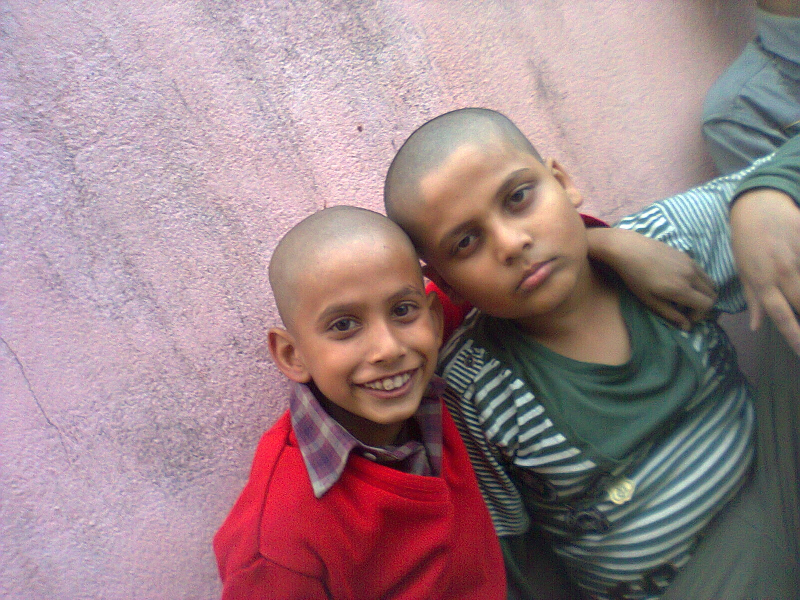
#> input picture Photo0100.jpg, 1600 x 1200 px (shown at 1/2 size)
$ python Opencv.py
#> lines starting #> are read from the running program, lines starting #| are printed output that depends on the picture; after the words box and inside, x2 and y2 are one past the last pixel; in counts of white or black regions, pixels touching at a corner belong together
import cv2

#https://github.com/Itseez/opencv/blob/master/data/haarcascades/haarcascade_frontalface_default.xml

#Create a cascadeClassifier object
face_cascade = cv2.CascadeClassifier("haarcascade_frontalface_default.xml")

img = cv2.imread("Photo0100.jpg")
#> img is the input picture: shape (1200, 1600, 3); mean B, G, R 137.9, 132.9, 158.5

#Convert to gray
gray_img = cv2.cvtColor(img,cv2.COLOR_BGR2GRAY)
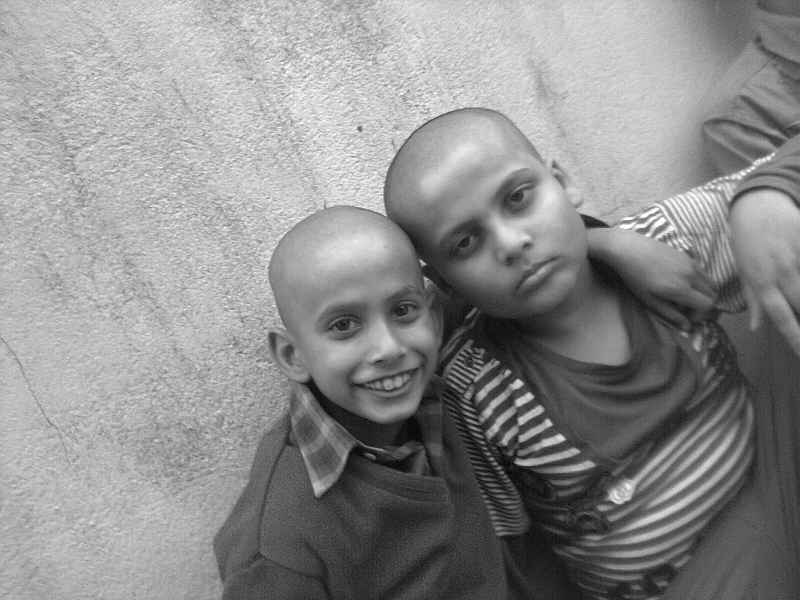
#> gray_img: shape (1200, 1600) (shown at 1/2 size); min 0, max 255, mean 141.1

#Detect the coordinates of face
faces = face_cascade.detectMultiScale(gray_img, scaleFactor = 1.05, minNeighbors=5)
#> faces = [[564, 488, 382, 382]]

#For rectangle around the face
for x,y,w,h in faces:
    img = cv2.rectangle(img, (x,y), (x+w,y+h),(0,255,0),3)
#> this loop made 1 pass
#> pass 1, `img = cv2.rectangle(img, (x,y), (x+w,y+h),(0,255,0),3)`:
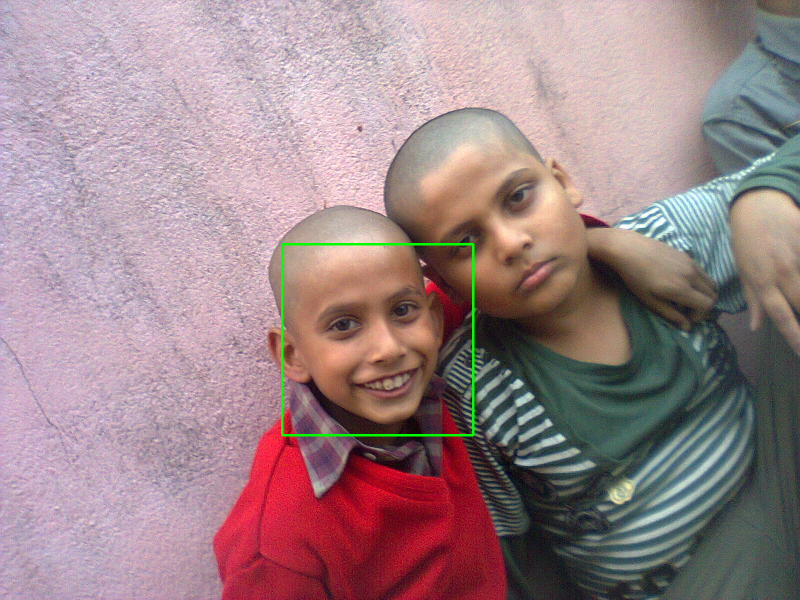
#> img: shape (1200, 1600, 3) (shown at 1/2 size); 0.4% of pixels changed, all inside (x1, y1, x2, y2) = (562, 486, 949, 873)
re_img = cv2.resize(img,(int(img.shape[1]/2),int(img.shape[0]/2)))
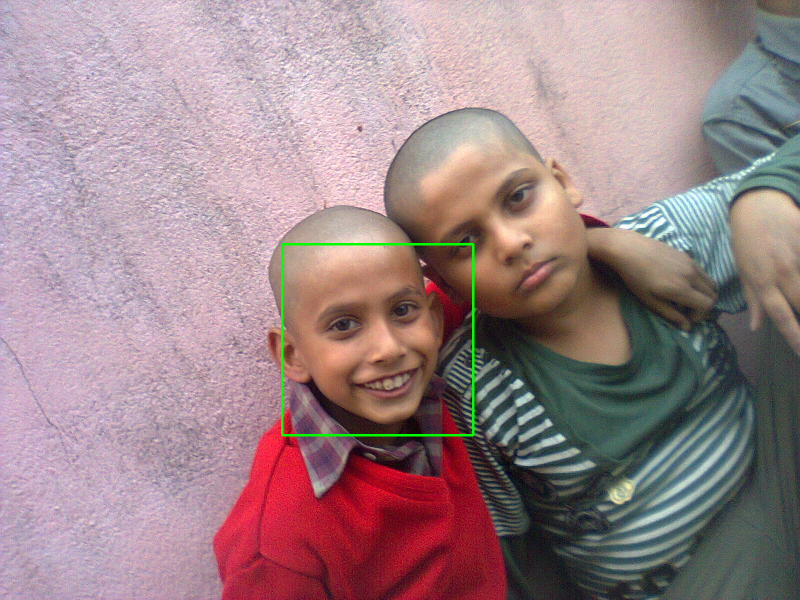
#> re_img: shape (600, 800, 3); mean B, G, R 137.7, 133.7, 158.1

cv2.imshow("OFOCN",re_img)

cv2.waitKey(0)

cv2.destroyAllWindows()

"""

img = cv2.imread("Photo0100.jpg")

face_cascade = cv2.CascadeClassifier("haarcascade_frontalface_default.xml")

gray_img = cv2.cvtColor(img,cv2.COLOR_BGR2GRAY)

face = face_cascade.detectMultiScale(gray_img, scaleFactor = 1.05, minNeighbors = 5)

for x,y,w,h in face:
    gray_Photo0100img = cv2.rectangle(img, (x,y),(x+w,y+h),(0,255,0),3)

re_img = cv2.resize(gray_img , (int(img.shape[1]/2),int(img.shape[0]/2)))

cv2.imshow("Prayag&ROMI",re_img)

cv2.waitKey(0)

cv2.destroyAllWindows()

"""

$ run again, with Image2025.jpg copied over Photo0100.jpg
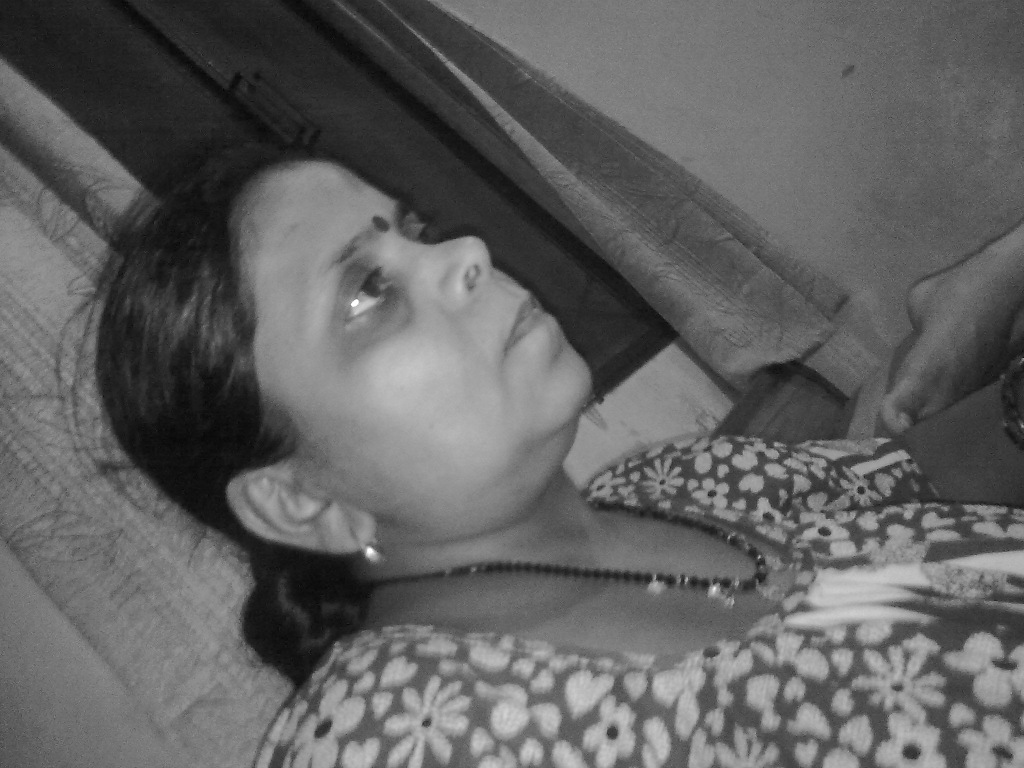
#> input picture Image2025.jpg, 2048 x 1536 px (shown at 1/2 size)
#> img is the input picture: shape (1536, 2048, 3); min 0, max 255, mean 97
#> faces = [[1231, 1414, 34, 34], [940, 1467, 34, 34], [1285, 1432, 49, 49], [1273, 941, 52, 52], [377, 533, 64, 64], [978, 1398, 66, 66], [1130, 1345, 70, 70], [1322, 874, 75, 75], [980, 1369, 98, 98]]
#> the loop `for x,y,w,h in faces:` made 9 passes
#> after the loop `for x,y,w,h in faces:`:
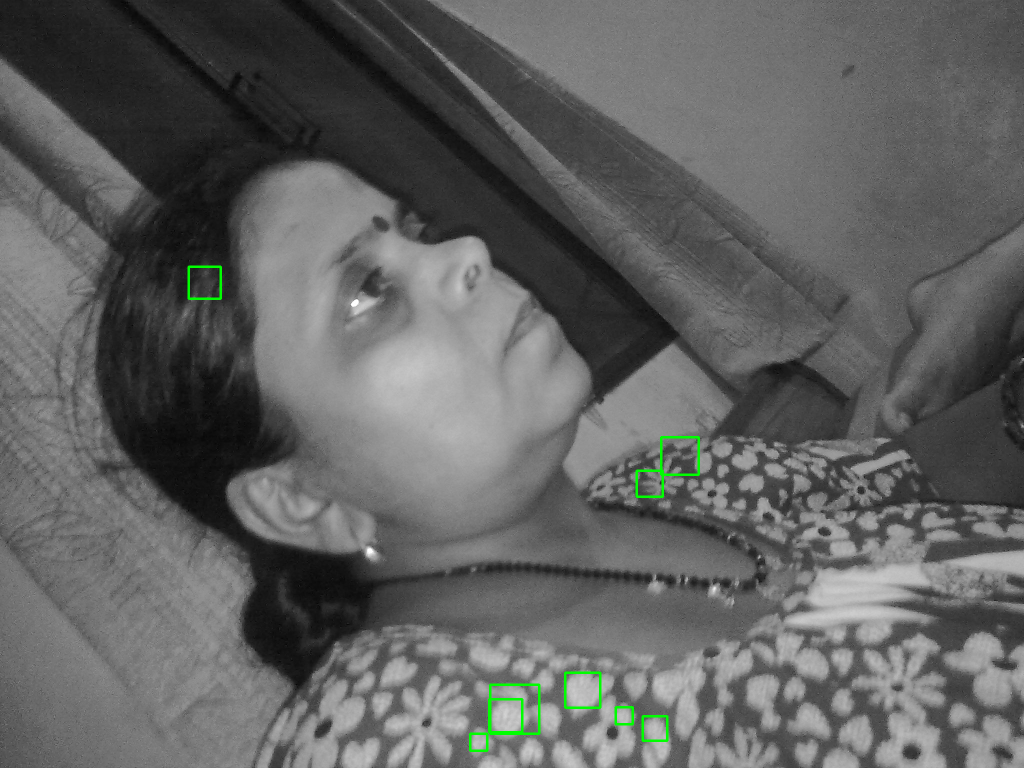
#> img: shape (1536, 2048, 3) (shown at 1/2 size); mean B, G, R 96.6, 97.5, 96.6
#> `re_img = cv2.resize(img,(int(img.shape[1]/2),int(img.shape[0]/2)))`:
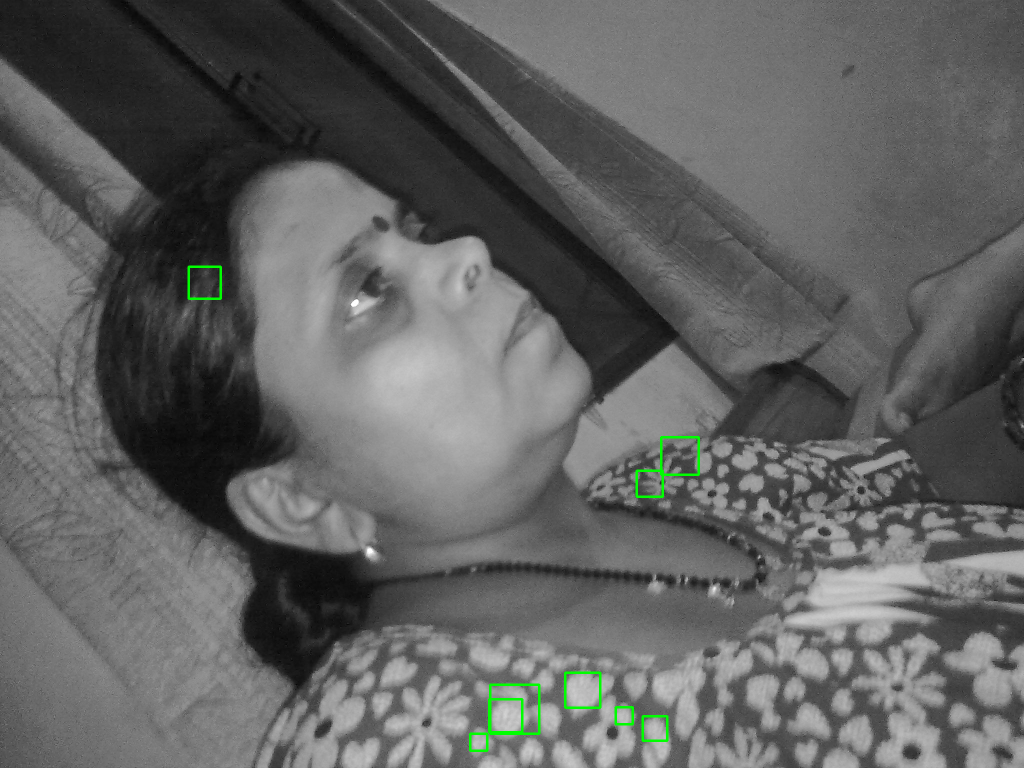
#> re_img: shape (768, 1024, 3); mean B, G, R 96.7, 97.6, 96.7
